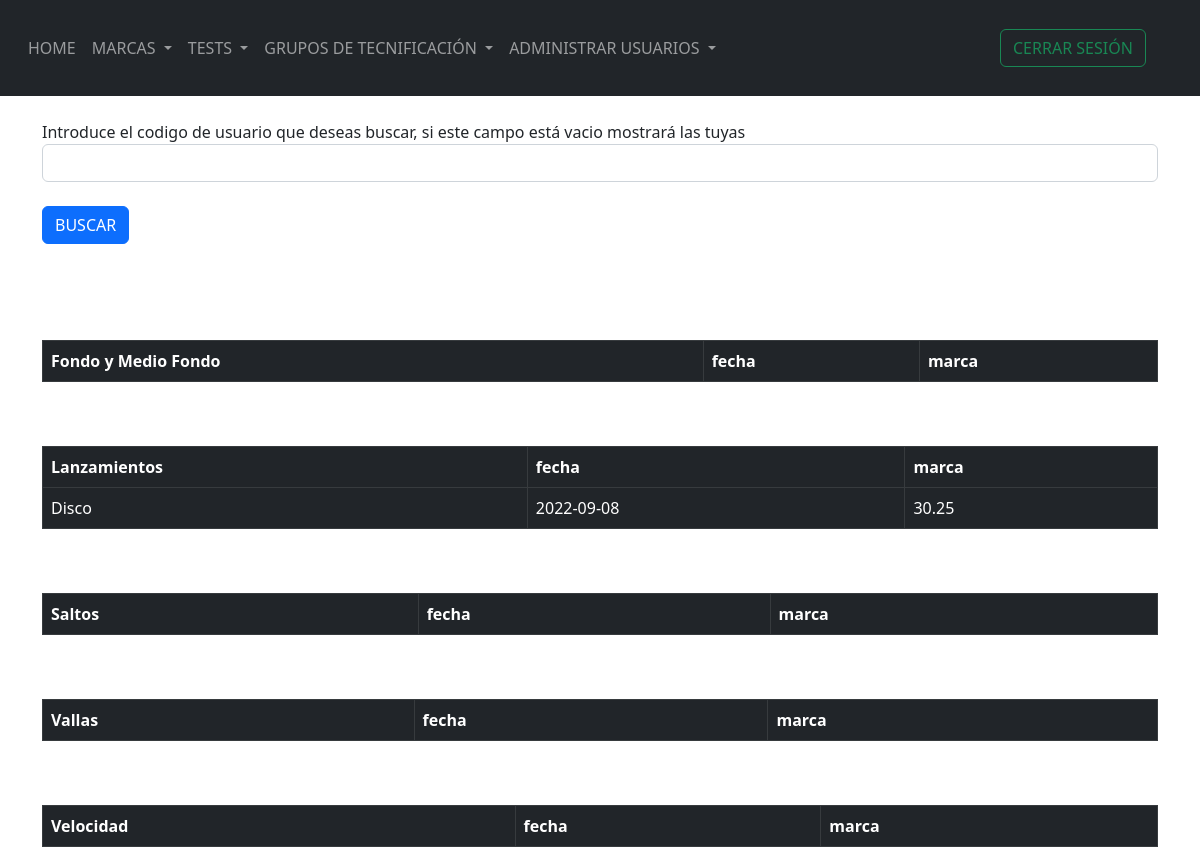
The app's page /view_all_marks (signed in) with its own data.
### webside/models/User.py (models this page shows)
class Marca(db.Model):
    id = db.Column(db.Integer, primary_key=True)
    sector = db.Column(db.String(10000))
    disciplina = db.Column(db.String(10000))
    date = db.Column(db.Date)
    meters = db.Column(db.Float)
    time = db.Column(db.Time)
    user_id = db.Column(db.Integer, db.ForeignKey('user_register.id'))

### webside/views.py (the view)
@views.route('/view_all_marks', methods=['POST', 'GET'])
@login_required
def view_all_marks():
    if request.method == 'POST':
            id = request.form.get('cod_usuario')
            all_marks = Marca.query.filter_by(user_id = id).all()
            return render_template("view_all_marks.html", User_register=current_user, marks = all_marks)
    all_marks = Marca.query.filter_by(user_id = current_user.id).all()
    return render_template("view_all_marks.html", User_register=current_user, marks = all_marks)

### webside/__init__.py (called while the page is built)
def create_app():
    app = Flask(__name__)
    app.config['SECRET_KEY'] = 'MdLr37P.'
    app.config['SQLALCHEMY_DATABASE_URI'] = f'sqlite:///{DB_NAME}'
    app.config['PERMANENT_SESSION_LIFETIME'] =  timedelta(minutes=5)
    db.init_app(app)
    from .views import  views
    app.register_blueprint(views, url_prefix= '/')
    create_database(app)
    from .models.User import User_register
    login_manager = LoginManager()
    login_manager.login_view = 'views.home'
    login_manager.init_app(app)
    @login_manager.user_loader
    def load_user(id):
        return User_register.query.get(int(id))
    return app

### webside/templates/view_all_marks.html (shortened to what this page needs)
{% extends "base.html" %}{% block title %} Marcas {% endblock %} {% block content%}
<!DOCTYPE html>
<html>
    <body>
        {% if User_register.admin %}
        <form  method = "POST" >
            <br>
            <label for="mark" id="informacion" name="informacion">Introduce el codigo de usuario que deseas buscar, si este campo está vacio mostrará las tuyas</label>
            <input type="text" class="form-control" id = "cod_usuario" name = "cod_usuario" />
            <br>
            <button class="btn btn-primary"> BUSCAR </button>
            <br>        <br><br>
        </form>
        {% endif %}
        <br><br>
        <table class="table table-bordered table-dark" >
            <tr>
            <th>Fondo y Medio Fondo</th>
            <th>fecha</th>
            <th>marca</th>
            </tr>
        </table>
        <br><br>
        <table class="table table-bordered table-dark" >
            <tr>
              <th>Lanzamientos</th>
              <th>fecha</th>
              <th>marca</th>
            </tr>
            {% for x in marks  %}
            <tr>
                {% if x.sector == "Lanzamientos" %}
                <td>{{x.disciplina}} </td>
                <td>{{x.date}}</td>
                <td>{{x.meters}}</td>
                {% endif %}
            </tr>
            {% endfor %}
          </table>
          <br><br>
          <table class="table table-bordered table-dark" >
              <tr>
              <th>Saltos</th>
              <th>fecha</th>
              <th>marca</th>
              </tr>
          </table>
          <br><br>
          <table class="table table-bordered table-dark" >
              <tr>
              <th>Vallas</th>
              <th>fecha</th>
              <th>marca</th>
              </tr>
          </table>
          <br><br>
          <table class="table table-bordered table-dark" >
              <tr>
              <th>Velocidad</th>
              <th>fecha</th>
              <th>marca</th>
              </tr>
          </table>
    </body>
</html>
{% endblock %}

### records on screen
Marca: disciplina "Disco", date "2022-09-08", meters "30.25"
